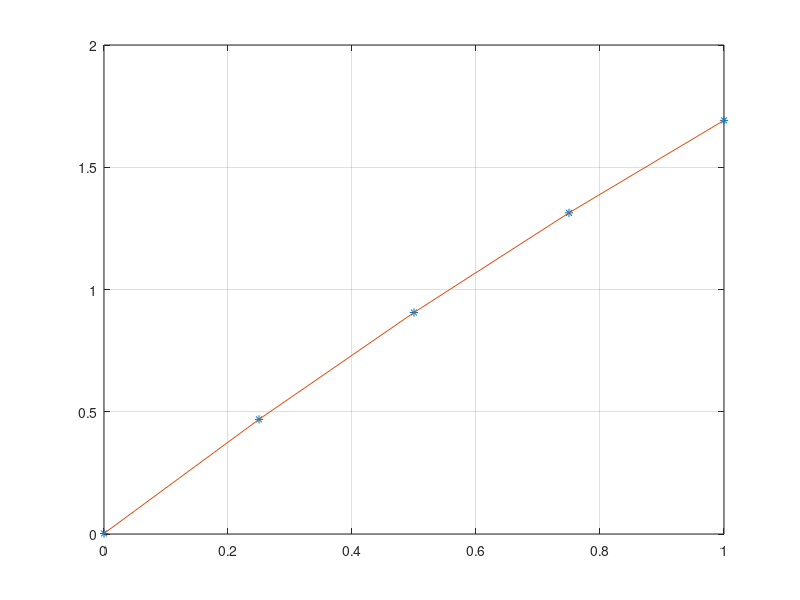

Write MATLAB code to recreate this figure.
clc;
clear;
close all;

% Input
x = [0, 0.25, 0.5, 0.75, 1];
y = [0, 0.47314, 0.90546, 1.30962, 1.69375];

% Algorithm
y = y';
n = length(y);

A = [n, sum(x), sum(x.^2);
    sum(x), sum(x.^2), sum(x.^3);
    sum(x.^2), sum(x.^3), sum(x.^4)];
B = [sum(y); x*y; x.^2*y];

cba = A\B;

% Output
fprintf('|%.10f\t%.10f\t%.10f\t||c| |%.10f\t|\n', A(1, 1), A(1, 2), A(1, 3), B(1));
fprintf('|%.10f\t%.10f\t%.10f\t||b|=|%.10f\t|\n', A(2, 1), A(2, 2), A(2, 3), B(2));
fprintf('|%.10f\t%.10f\t%.10f\t||a| |%.10f\t|\n', A(3, 1), A(3, 2), A(3, 3), B(3));
fprintf('\n|c| |%.10f\t|\n|b|=|%.10f\t|\n|a| |%.10f\t|\n', cba(1), cba(2), cba(3));
fprintf('\ny = a*x^2 + b*x + c = %.10f*x^2 + %.10f*x + %.10f\n', cba(3), cba(2), cba(1));

% Plot
y = [ones(n, 1), x', x.^2']*cba;
plot(x, y, '*', x, y, '-');
grid on;

% **************************************************^**************************************************
% *****************************# Copyright by Ali Forouzandeh Hafshejani #*****************************
% ******************************# Scientific Computing Specialist 20@20 #******************************
% **************************************************^**************************************************